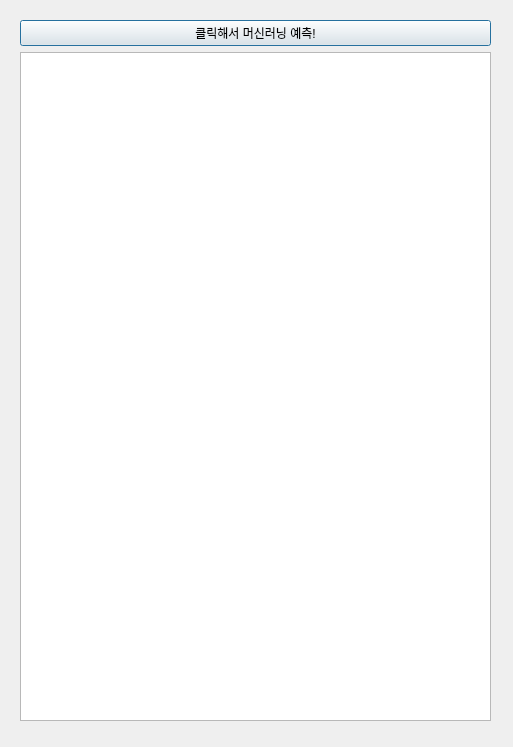
<?xml version="1.0" encoding="UTF-8"?>
<ui version="4.0">
 <class>Dialog</class>
 <widget class="QDialog" name="Dialog">
  <property name="geometry">
   <rect>
    <x>0</x>
    <y>0</y>
    <width>513</width>
    <height>747</height>
   </rect>
  </property>
  <property name="windowTitle">
   <string>Dialog</string>
  </property>
  <widget class="QWidget" name="gridLayoutWidget">
   <property name="geometry">
    <rect>
     <x>20</x>
     <y>20</y>
     <width>471</width>
     <height>701</height>
    </rect>
   </property>
   <layout class="QGridLayout" name="gridLayout">
    <item row="1" column="0">
     <widget class="QPushButton" name="pushButton">
      <property name="text">
       <string>클릭해서 머신러닝 예측!</string>
      </property>
     </widget>
    </item>
    <item row="2" column="0">
     <widget class="QTextEdit" name="textEdit"/>
    </item>
   </layout>
  </widget>
 </widget>
 <resources/>
 <connections/>
</ui>
